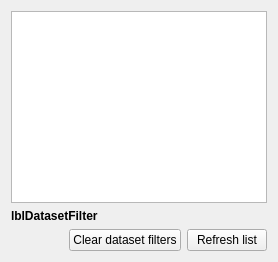
         <widget class="QWidget" name="tab_9">
          <attribute name="title">
           <string>Dataset</string>
          </attribute>
          <layout class="QVBoxLayout" name="verticalLayout_3">
           <item>
            <widget class="QTreeWidget" name="twProviders">
             <property name="toolTip">
              <string>&lt;html&gt;&lt;head/&gt;&lt;body&gt;&lt;p&gt;NBN Datasets - check to filter&lt;/p&gt;&lt;/body&gt;&lt;/html&gt;</string>
             </property>
             <property name="headerHidden">
              <bool>true</bool>
             </property>
             <property name="columnCount">
              <number>1</number>
             </property>
             <attribute name="headerVisible">
              <bool>false</bool>
             </attribute>
             <attribute name="headerStretchLastSection">
              <bool>true</bool>
             </attribute>
             <column>
              <property name="text">
               <string notr="true">1</string>
              </property>
             </column>
            </widget>
           </item>
           <item>
            <widget class="QLabel" name="lblDatasetFilter">
             <property name="font">
              <font>
               <weight>75</weight>
               <bold>true</bold>
              </font>
             </property>
             <property name="autoFillBackground">
              <bool>false</bool>
             </property>
             <property name="text">
              <string>lblDatasetFilter</string>
             </property>
             <property name="wordWrap">
              <bool>true</bool>
             </property>
            </widget>
           </item>
           <item>
            <layout class="QHBoxLayout" name="horizontalLayout_9">
             <item>
              <spacer name="horizontalSpacer_2">
               <property name="orientation">
                <enum>Qt::Horizontal</enum>
               </property>
               <property name="sizeHint" stdset="0">
                <size>
                 <width>40</width>
                 <height>20</height>
                </size>
               </property>
              </spacer>
             </item>
             <item>
              <widget class="QPushButton" name="pbUncheckAll">
               <property name="minimumSize">
                <size>
                 <width>0</width>
                 <height>0</height>
                </size>
               </property>
               <property name="maximumSize">
                <size>
                 <width>16777215</width>
                 <height>16777215</height>
                </size>
               </property>
               <property name="toolTip">
                <string>Uncheck all dataset items</string>
               </property>
               <property name="text">
                <string>Clear dataset filters</string>
               </property>
              </widget>
             </item>
             <item>
              <widget class="QPushButton" name="pbRefreshDatasets">
               <property name="toolTip">
                <string>&lt;html&gt;&lt;head/&gt;&lt;body&gt;&lt;p&gt;Update the dataset list from the NBN Atlas&lt;/p&gt;&lt;/body&gt;&lt;/html&gt;</string>
               </property>
               <property name="text">
                <string>Refresh list</string>
               </property>
              </widget>
             </item>
            </layout>
           </item>
          </layout>
         </widget>
